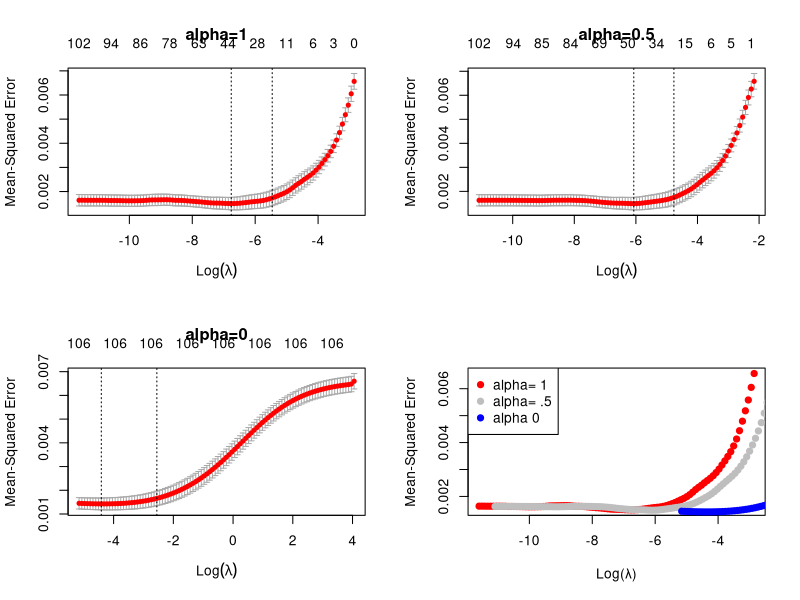
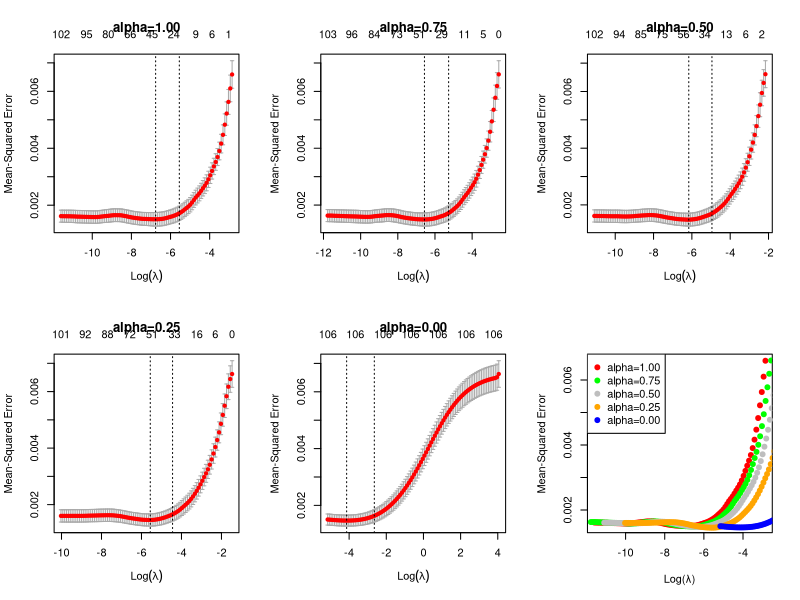

Generate these figures, in order, with R: (Note: a time limit stopped this script after it produced the figures.)
## ---- chunk 1
knitr::opts_chunk$set(echo = TRUE)
## ---- chunk 2
library(dplyr)
library(ggplot2)
## ---- chunk 3
library(readr)
dataset <- read_csv("new_dataset.csv")
dataset
## ---- chunk 4
library(caret)
nzv <- nearZeroVar(dataset, saveMetrics = FALSE)
dataset <- dataset[, -nzv]
## ---- chunk 5
set.seed(123) # for reproducibility
sample_index <- sample(1:nrow(dataset), 0.7*nrow(dataset))
train_data <- dataset[sample_index, ]
test_data <- dataset[-sample_index, ]
## ---- chunk 6
install.packages("glmnet")
## ---- chunk 7
library(glmnet)
y <- train_data$tmg
x <- train_data %>% select(-name,-tmg) %>% as.matrix()
## ---- chunk 8
library(caret)
scaled_x <- preProcess(x, method = c("center", "scale"))
x <- predict(scaled_x, x)
## ---- chunk 9
# Elastic Net model
set.seed(123)
cv_model <- cv.glmnet(x, y, alpha = 0.5) # alpha=0.5 indicates Elastic Net
best_lambda <- cv_model$lambda.min
model_en <- glmnet(x, y, alpha = 0.5, lambda = best_lambda)
print(model_en)
## ---- chunk 10

foldid <- sample(1:10, size = length(y), replace = TRUE)
cv1  <- cv.glmnet(x, y, foldid = foldid, alpha = 1)
cv.5 <- cv.glmnet(x, y, foldid = foldid, alpha = 0.5)
cv0  <- cv.glmnet(x, y, foldid = foldid, alpha = 0)

par(mfrow = c(2,2))
plot(cv1);
title("alpha=1")
plot(cv.5, );
title("alpha=0.5")
plot(cv0)
title("alpha=0")
plot(log(cv1$lambda)   , cv1$cvm , pch = 19, col = "red", xlab = "Log(λ)", ylab = cv1$name)
points(log(cv.5$lambda), cv.5$cvm, pch = 19, col = "grey")
points(log(cv0$lambda) , cv0$cvm , pch = 19, col = "blue")
legend("topleft", legend = c("alpha= 1", "alpha= .5", "alpha 0"), pch = 19, col = c("red","grey","blue"))

## ---- chunk 11
foldid <- sample(1:10, size = length(y), replace = TRUE)
cv1.00 <- cv.glmnet(x, y, foldid = foldid, alpha = 1.00)
cv0.75 <- cv.glmnet(x, y, foldid = foldid, alpha = 0.75)
cv0.50 <- cv.glmnet(x, y, foldid = foldid, alpha = 0.50)
cv0.25 <- cv.glmnet(x, y, foldid = foldid, alpha = 0.25)
cv0.00 <- cv.glmnet(x, y, foldid = foldid, alpha = 0.00)

par(mfrow = c(2,3))
plot(cv1.00); title("alpha=1.00")
plot(cv0.75); title("alpha=0.75")
plot(cv0.50); title("alpha=0.50")
plot(cv0.25); title("alpha=0.25")
plot(cv0.00); title("alpha=0.00")
plot(log(cv1.00$lambda), cv1.00$cvm , pch = 19, col = "red", xlab = "Log(λ)", ylab = cv1$name)
points(log(cv0.75$lambda), cv0.75$cvm, pch = 19, col = "green")
points(log(cv0.50$lambda), cv0.50$cvm, pch = 19, col = "grey")
points(log(cv0.25$lambda), cv0.25$cvm, pch = 19, col = "orange")
points(log(cv0.00$lambda), cv0.00$cvm, pch = 19, col = "blue")
alphas = c("alpha=1.00", "alpha=0.75", "alpha=0.50", "alpha=0.25", "alpha=0.00")
legend("topleft", legend = alphas, pch = 19, col = c("red","green","grey","orange","blue"))
cvm=c(min(cv1.00$cvm), min(cv0.75$cvm), min(cv0.50$cvm), min(cv0.25$cvm), min(cv0.00$cvm))
loglambda=c(log(cv1.00$lambda[which.min(cv1.00$cvm)]),log(cv0.75$lambda[which.min(cv0.75$cvm)]), log(cv0.50$lambda[which.min(cv0.50$cvm)]), log(cv0.25$lambda[which.min(cv0.25$cvm)]), log(cv0.00$lambda[which.min(cv0.00$cvm)]))
data.frame(alphas=alphas, CVM=cvm, minCVMLogLambda=loglambda)
## ---- chunk 12
# install.packages("parallel")
library(parallel)
## ---- chunk 13
foldid <- sample(1:10, size = length(y), replace = TRUE)
test_alpha <- function(alpha){
  net <- cv.glmnet(x, y, foldid = foldid, alpha = alpha)
  per05 <- apply(cbind(a=net$cvm, b=log(net$lambda)), 2, quantile, probs = 0.05)
  per10 <- apply(cbind(a=net$cvm, b=log(net$lambda)), 2, quantile, probs = 0.10)
  per15 <- apply(cbind(a=net$cvm, b=log(net$lambda)), 2, quantile, probs = 0.15)
  per20 <- apply(cbind(a=net$cvm, b=log(net$lambda)), 2, quantile, probs = 0.20)
  
  return(data.frame(
    alpha=alpha,
    minCVM=min(net$cvm),
    bestLambda=log(net$lambda[which.min(net$cvm)]),
    per05CVM=per05[1],
    per10CVM=per10[1],
    per15CVM=per15[1],
    per20CVM=per20[1]
  ))
}
test_alphas <- seq(from = 0, to = 1, length.out = 1000)
test_results <- bind_rows(mclapply(test_alphas, test_alpha, mc.cores=32))
# test_results <- bind_rows(lapply(test_alphas, test_alpha))
## ---- chunk 14
print(test_results)
test_results
# par(mfrow = c(2, 1))
plot(x=test_results$alpha, y=test_results$bestLambda, ylab="bestLambda")
plot(x=test_results$alpha, y=test_results$minCVM, ylab="00 percentile")
# plot(x=test_results$alpha, y=test_results$per05CVM, ylab="05 percentile")
# plot(x=test_results$alpha, y=test_results$per10CVM, ylab="10 percentile")
# plot(x=test_results$alpha, y=test_results$per15CVM, ylab="15 percentile")
# plot(x=test_results$alpha, y=test_results$per20CVM, ylab="20 percentile")
## ---- chunk 15
# The variable importance is inferred from the coefficients
calculate_top_importance <- function(model, top_n){
  c <- coef(model)
  predictor <- c  %>% rownames()
  importance <- c %>% as.matrix()
  importance <- data.frame(predictor,importance)
  rownames(importance) <- NULL
  names(importance)[2] <- "importance"
  importance<-importance[-1,] # Exclude intercept
  importance <- importance[order(-importance$importance), ]
  importance <- head(importance, top_n)
  return(importance)
}
alpha0 <- cv.glmnet(x, y, foldid = foldid, alpha = 0.00)
alpha1 <- cv.glmnet(x, y, foldid = foldid, alpha = 1.00)
top0 <- calculate_top_importance(alpha0, 20)
top1 <- calculate_top_importance(alpha1, 20)
## ---- chunk 16
library(dplyr)
library(ggplot2)
plot_importance <- function(importance){
  plot_perm <-importance  %>%  mutate(predictor = factor(predictor, levels = rev(unique(predictor)))) %>%
    ggplot()+
    geom_col(aes(y=predictor,x=importance),fill='darkblue', color='gray')+
    ggtitle("Top 20 predictor importance using glmnet")+
    theme_minimal()
  return(plot_perm)
}
plot_importance(top0)
plot_importance(top1)
## ---- chunk 17
x_test <- test_data %>% select(-name,-tmg) %>% as.matrix()
y_test <- test_data$tmg

x_test <-predict(scaled_x, x_test)

predictions <- predict(model_en, s = best_lambda, newx = x_test)
# Compute the RMSE (Root Mean Square Error)
RMSE <- sqrt(mean((predictions - y_test)^2))
print(RMSE)
## ---- chunk 18

results <- data.frame(Reference = y_test, Predicted = as.vector(predictions))
ggplot(results, aes(x = Reference, y = Predicted)) +
  geom_point(color='blue') +
  geom_abline(intercept = 0, slope = 1, color='red') +
  ggtitle("Predicted vs Reference values") +
  xlab("Reference Values") +
  ylab("Predicted Values") +
  theme_bw()

## ---- chunk 19
# install.packages("gridExtra")
library(gridExtra)

plot_column <- function(column, importance){
  results <- data.frame(x = dataset$tmg, y = dataset[[column]])
  plt <- ggplot(results, aes(x = x, y = y)) +
    geom_point(color='blue') +
    ggtitle(paste0("Importance:", importance)) +
     xlab("") +
    ylab(column) +
    theme_bw()
  return(plt)  
}

plot_important <- function(important, title, n_to_plot=6, columns=2) grid.arrange(top=title, grobs = mclapply(important$predictor[1:n_to_plot], plot_column, importance=important$importance[1:n_to_plot]), ncol = columns)

# plot_list1 <- lapply(top1$predictor[1:6], plot_column)
# grid.arrange(top="Alpha=1", grobs = plot_list1, ncol = 2)

# plot_list0 <- lapply(top0$predictor[1:6], plot_column)
# grid.arrange(top="Alpha=0", grobs = plot_list0, ncol = 2)
top0
pdf("combined_plot.pdf", width = 14, height = 20)
plot_important(top0, n_to_plot=20, "Alpha=0")
plot_important(top1, n_to_plot=20, "Alpha=1")
dev.off()
## ---- chunk 20
dataset$coordc_ni_11
